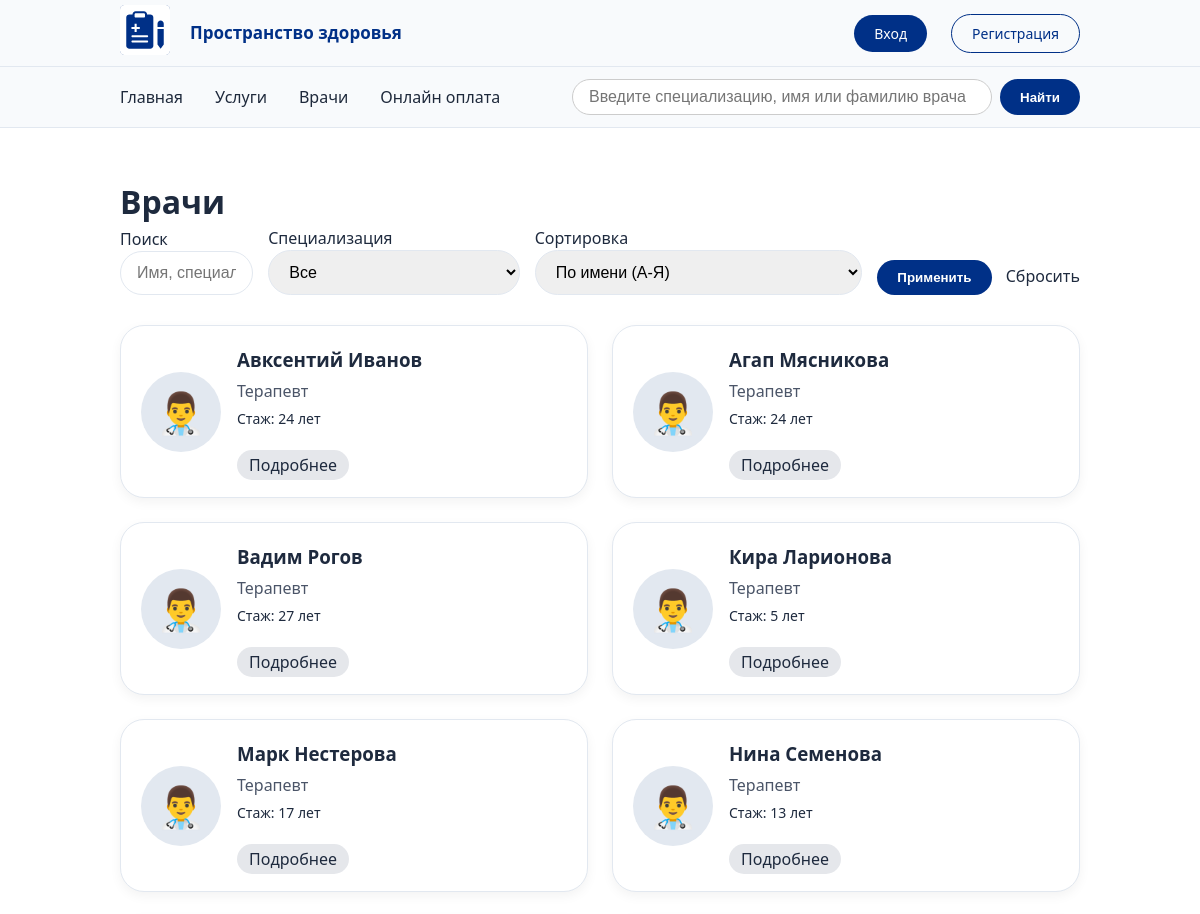
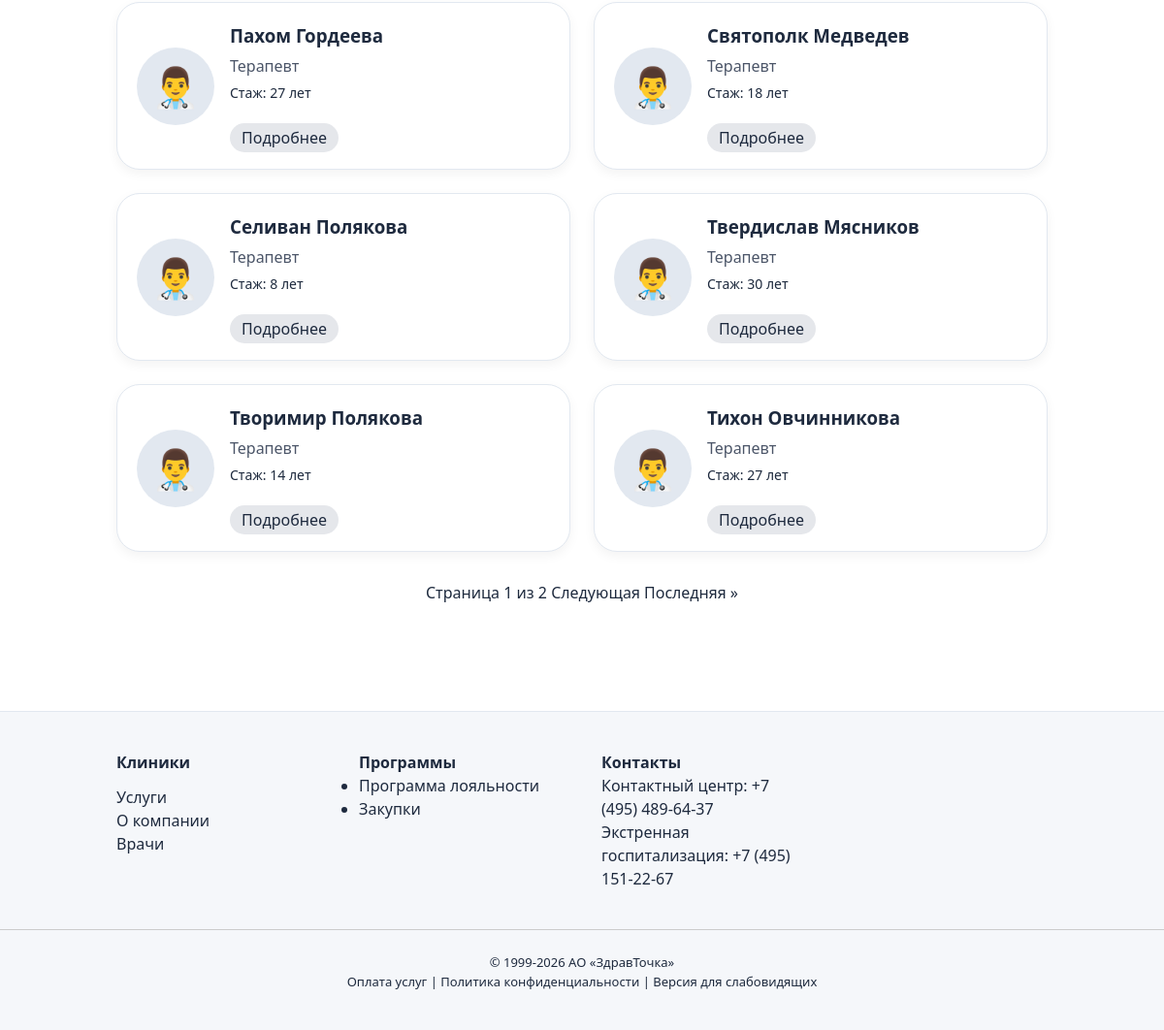
The app's page /doctors/ with its own data (2 pictures, top to bottom).
### main/models.py (models this page shows, shortened)
class Doctor(models.Model):
    user = models.OneToOneField(
        settings.AUTH_USER_MODEL,
        on_delete=models.CASCADE,
        related_name='doctor_profile',
        null=True, blank=True,
        verbose_name='Пользователь'
    )
    name = models.CharField(max_length=200, verbose_name='Имя')
    specialization = models.ForeignKey(Specialization, on_delete=models.SET_NULL, null=True, blank=True, verbose_name='Специализация')
    bio = models.TextField(blank=True, verbose_name='Биография')
    phone = models.CharField(max_length=20, blank=True, default='', verbose_name='Телефон')
    email = models.EmailField(blank=True, default='', verbose_name='Email')
    photo = models.ImageField(upload_to='doctors_photos/', blank=True, null=True, verbose_name='Фото')
    experience = models.PositiveIntegerField(blank=True, null=True, verbose_name='Стаж (лет)')
    degree = models.CharField(max_length=200, blank=True, verbose_name='Учёная степень/категория')
    clinic_address = models.CharField(max_length=300, blank=True, verbose_name='Клиника/адрес')
    specialization_list = models.TextField(blank=True, help_text='Специализация (каждый пункт с новой строки)', verbose_name='Специализация (подробно)')
    created_at = models.DateTimeField(auto_now_add=True, verbose_name='Дата создания')
    class Meta:
        verbose_name = 'Врач'
        verbose_name_plural = 'Врачи'
        ordering = ['name']

class Specialization(models.Model):
    name = models.CharField(max_length=100, unique=True)
    slug = models.SlugField(max_length=100, unique=True, blank=True)
    description = models.TextField(blank=True, null=True, verbose_name='Описание')
    class Meta:
        verbose_name = 'Специализация'
        verbose_name_plural = 'Специализации'

### main/views.py (the view)
# urls.py: path('doctors/', views.doctors_list, name='doctors_list'),
def doctors_list(request):
    doctors = Doctor.objects.all()
    specializations = Specialization.objects.all()
    search_query = request.GET.get('search', '')
    if search_query:
        doctors = doctors.filter(Q(name__icontains=search_query) | Q(specialization__name__icontains=search_query))
    selected_specialization = request.GET.get('specialization', '')
    if selected_specialization:
        doctors = doctors.filter(specialization_id=selected_specialization)
    selected_sort = request.GET.get('sort', 'name')
    valid_sorts = ['name', '-name', 'experience', '-experience', 'created_at', '-created_at']
    if selected_sort not in valid_sorts:
        selected_sort = 'name'
    doctors = doctors.order_by(selected_sort)
    paginator = Paginator(doctors, 12)
    page_number = request.GET.get('page', 1)
    doctors = paginator.get_page(page_number)
    context = {
        'doctors': doctors,
        'specializations': specializations,
        'search_query': search_query,
        'selected_specialization': selected_specialization,
        'selected_sort': selected_sort,
    }
    return render(request, 'pages/doctors_list.html', context)

### users/context_processors.py (called while the page is built, shortened)
def user_role(request):
    return {}

### main/templates/pages/doctors_list.html (shortened to what this page needs)
{% extends 'base.html' %}
{% load static %}
{% block content %}
<div class="container" style="padding: 40px 0;">
    <h1>Врачи</h1>
    <form method="get" style="display: flex; flex-wrap: wrap; gap: 15px; margin-bottom: 30px; align-items: flex-end;">
        <div style="flex: 1;">
            <label>Поиск</label>
            <input type="text" name="search" value="{{ search_query }}" placeholder="Имя, специализация..." style="width: 100%;">
        </div>
        <div>
            <label>Специализация</label>
            <select name="specialization">
                <option value="">Все</option>
            </select>
        </div>
        <div>
            <label>Сортировка</label>
            <select name="sort">
                <option value="name" {% if selected_sort == 'name' %}selected{% endif %}>По имени (А-Я)</option>
            </select>
        </div>
        <div>
            <button type="submit">Применить</button>
            <a href="{% url 'doctors_list' %}" style="margin-left: 10px;">Сбросить</a>
        </div>
    </form>
    <div class="doctors-grid" style="display: grid; grid-template-columns: repeat(auto-fill, minmax(320px, 1fr)); gap: 24px;">
        {% for doctor in doctors %}
            <div class="doctor-card card">
                <div style="display: flex; gap: 16px; align-items: center;">
                    {% if doctor.photo %}
                        <img src="{{ doctor.photo.url }}" alt="{{ doctor.name }}" style="width: 80px; height: 80px; object-fit: cover; border-radius: 50%;">
                    {% else %}
                        <div style="width: 80px; height: 80px; background: #e2e8f0; border-radius: 50%; display: flex; align-items: center; justify-content: center; font-size: 40px;">👨‍⚕️</div>
                    {% endif %}
                    <div>
                        <h3 style="margin: 0;">{{ doctor.name }}</h3>
                        <p style="color: #4b5568; margin: 5px 0;">{{ doctor.specialization.name|default:"Специализация не указана" }}</p>
                        {% if doctor.experience %}
                            <p style="font-size: 14px;">Стаж: {{ doctor.experience }} лет</p>
                        {% endif %}
                        <br>
                        <a href="{% url 'doctor_detail' doctor.id %}" class="btn-sm" style="background: #e5e7eb; padding: 4px 12px; border-radius: 20px;">Подробнее</a>
                    </div>
                </div>
            </div>
        {% empty %}
            <p>Врачи не найдены.</p>
        {% endfor %}
    </div>
    {% if doctors.has_other_pages %}
    <div class="pagination" style="margin-top: 30px; text-align: center;">
        <span>Страница {{ doctors.number }} из {{ doctors.paginator.num_pages }}</span>
        {% if doctors.has_next %}
            <a href="?page={{ doctors.next_page_number }}{% for key,value in request.GET.items %}{% if key != 'page' %}&{{ key }}={{ value }}{% endif %}{% endfor %}">Следующая</a>
            <a href="?page={{ doctors.paginator.num_pages }}{% for key,value in request.GET.items %}{% if key != 'page' %}&{{ key }}={{ value }}{% endif %}{% endfor %}">Последняя »</a>
        {% endif %}
    </div>
    {% endif %}
</div>
{% endblock %}

### main/templates/base.html (shortened to what this page needs)
{% load static %}
<!DOCTYPE html>
<html lang="ru">
<head>
</head>
<body>
    {% include 'partials/header.html' %}
    {% include 'partials/navbar.html' %}
    <main>
    <div style="padding: 10px 120px">
        {% block content %}{% endblock %}
    </div>
    </main>
    {% include 'partials/footer.html' %}
</body>
</html>

### main/templates/partials/header.html (shortened to what this page needs)
{% load static %}
<div style="background: #f8fafc; border-bottom: 1px solid #e2e8f0;padding: 5px 120px">
    <div class="container" style="display: flex; justify-content: space-between; align-items: center;">
        <div style="display: flex; gap: 20px; align-items: center;">
            <a href="/">
                <img src="{% static 'main/image/logo.svg' %}" alt="ЗдравТочка" style="height: 50px;">
            </a>
            <span style="color: #003087;font-weight: bold;font-size: 17px">Пространство здоровья</span>
        </div>
        <div style="display: flex; gap: 24px; align-items: center;">
            {% if user.is_authenticated %}
                <div style="text-align: right; line-height: 1.3;">
                    <div style="font-weight: 500;">Добро пожаловать, {{ user_full_name }}</div>
                    <div style="font-size: 12px; color: #003087;">{{ user_role }}</div>
                </div>
                <a href="{% url 'users:logout' %}" class="btn-logout">Выход</a>
            {% else %}
                <a href="{% url 'users:login' %}" class="btn-login">Вход</a>
                <a href="{% url 'users:register' %}" class="btn-register">Регистрация</a>
            {% endif %}
        </div>
        </div>
    </div>

### main/templates/partials/navbar.html
{% load static %}
<div style="background: #f8fafc; border-bottom: 1px solid #e2e8f0;padding: 10px 120px;">
    <div class="container" style="display: flex; justify-content: space-between; align-items: center; ">
        <nav style="display: flex; gap: 32px; font-weight: 500;">
            <a href="{% url 'home' %}" class="nav-link" style="text-decoration: none; color: #1e293b;">Главная</a>
            <a href="{% url 'services' %}" class="nav-link" style="text-decoration: none; color: #1e293b;">Услуги</a>
            <a href="{% url 'doctors_list' %}" class="nav-link" style="text-decoration: none; color: #1e293b;">Врачи</a>
            <a href="{% url 'online_payment' %}" class="nav-link" style="text-decoration: none; color: #1e293b;">Онлайн оплата</a>
        </nav>
        <form action="{% url 'doctors_list' %}" method="get" style="display: flex; gap: 8px;">
            <input type="text" name="search" placeholder="Введите специализацию, имя или фамилию врача"
                   style="min-width: 420px; padding: 8px 16px; border-radius: 40px; border: 1px solid #ccc;">
            <button type="submit" style="background: #003087; color: white; border: none; padding: 8px 20px; border-radius: 40px; cursor: pointer;">Найти</button>
        </form>
    </div>
</div>

### main/templates/partials/footer.html
<footer>
    <div class="container">
        <div style="display: grid; grid-template-columns: repeat(4,1fr); gap: 40px; margin-bottom: 40px;padding: 0px 120px;">
            <div>
                <h4>Клиники</h4>
                <ul style="list-style: none; margin-top: 12px;">
                    <li><a href="#">Услуги</a></li>
                    <li><a href="#">О компании</a></li>
                    <li><a href="#">Врачи</a></li>
                </ul>
            </div>
            <div>
                <h4>Программы</h4>
                <ul><li><a href="#">Программа лояльности</a></li><li><a href="#">Закупки</a></li></ul>
            </div>
            <div>
                <h4>Контакты</h4>
                <p>Контактный центр: +7 (495) 489-64-37</p>
                <p>Экстренная госпитализация: +7 (495) 151-22-67</p>
            </div>
        </div>
        <div style="text-align: center; border-top: 1px solid #ccc; padding-top: 24px; font-size: 13px;">
            <p>© 1999-2026 АO «ЗдравТочка»</p>
            <p><a href="#">Оплата услуг</a> | <a href="#">Политика конфиденциальности</a> | <a href="#">Версия для слабовидящих</a></p>
        </div>
    </div>
</footer>

### main/templates/base.html (style rules this page uses)
* { margin: 0; padding: 0; box-sizing: border-box; }
body { font-family: 'Segoe UI', system-ui, -apple-system, Roboto, sans-serif; background: #ffffff; color: #1e2a3e; line-height: 1.5; }
:root { --primary: #003087; --primary-dark: #002266; --secondary: #e31c79; --gray-bg: #f5f7fa; --gray-border: #e2e8f0; --text-dark: #1e2a3a; --text-muted: #5b6e8c; }
a { text-decoration: none; color: inherit; }
button, .btn { background: var(--primary); color: white; border: none; padding: 10px 20px; border-radius: 40px; font-weight: 600; cursor: pointer; transition: 0.2s; }
.card { background: white; border-radius: 24px; box-shadow: 0 4px 12px rgba(0,0,0,0.05); padding: 20px; transition: 0.2s; border: 1px solid var(--gray-border); }
input, select { width: 100%; padding: 12px 16px; border: 1px solid var(--gray-border); border-radius: 48px; font-size: 1rem; }
footer { background: var(--gray-bg); padding: 40px 0; margin-top: 60px; border-top: 1px solid var(--gray-border); }
.nav-link { text-decoration: none; color: #1e293b; padding: 8px 0; position: relative; transition: color 0.2s ease; }
.nav-link::after { content: ''; position: absolute; bottom: 0; left: 0; width: 0; height: 2px; background-color: #003087; transition: width 0.2s ease; border-radius: 2px; }
.btn-login, .btn-logout, .btn-register { padding: 8px 20px; border-radius: 40px; text-decoration: none; font-size: 14px; font-weight: 500; transition: all 0.2s ease; display: inline-block; text-align: center; cursor: pointer; }
.btn-login { background-color: #003087; color: white; border: none; }
.btn-register { background-color: transparent; color: #003087; border: 1px solid #003087; }

### records on screen
Doctor: name "Авксентий Иванов", specialization.name "Терапевт", experience "24"
Doctor: name "Агап Мясникова", specialization.name "Терапевт", experience "24"
Doctor: name "Вадим Рогов", specialization.name "Терапевт", experience "27"
Doctor: name "Кира Ларионова", specialization.name "Терапевт", experience "5"
Doctor: name "Марк Нестерова", specialization.name "Терапевт", experience "17"
Doctor: name "Нина Семенова", specialization.name "Терапевт", experience "13"
Doctor: name "Пахом Гордеева", specialization.name "Терапевт", experience "27"
Doctor: name "Святополк Медведев", specialization.name "Терапевт", experience "18"
Doctor: name "Селиван Полякова", specialization.name "Терапевт", experience "8"
Doctor: name "Твердислав Мясников", specialization.name "Терапевт", experience "30"
Doctor: name "Творимир Полякова", specialization.name "Терапевт", experience "14"
Doctor: name "Тихон Овчинникова", specialization.name "Терапевт", experience "27"

### other values on screen
{{ doctors.number }} "1"
{{ doctors.paginator.num_pages }} "2"
